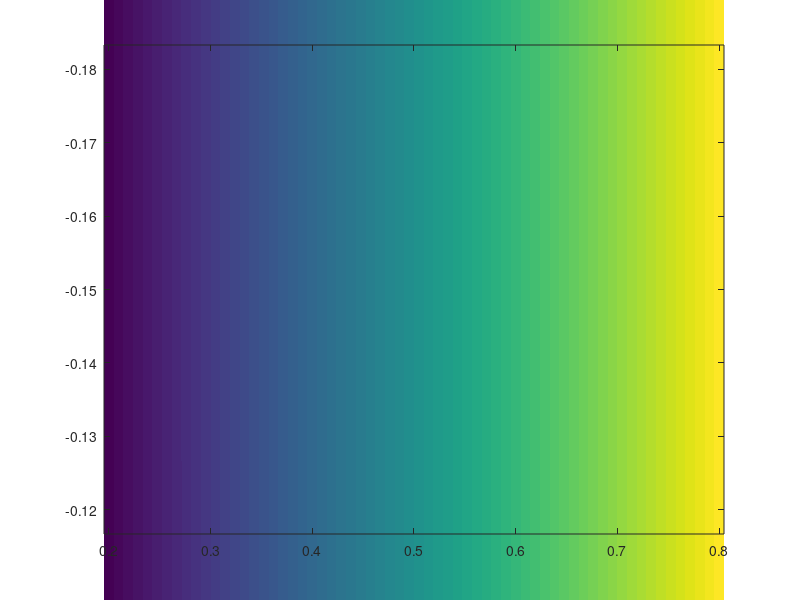

The MATLAB script that drew this image: (Note: this script raises an error after producing the figure.)
% Scale bar
function h = colorscale( varargin )

% arguments
units = '';
x = get( gca, 'XLim' );
y = get( gca, 'YLim' );
x = x(1) + [ .2 .8 ] * ( x(2) - x(1) );
y = y(1) - [ .2 .1 ] * ( y(2) - y(1) );
if nargin >= 1, units = varargin{1}; end
if nargin >= 2, x = varargin{2}; end
if nargin >= 3, y = varargin{3}; end
dx = x(2) - x(1);
dy = y(2) - y(1);

% color image
cmap = colormap;
clim = caxis;
folded = -clim(1) == clim(2) && all( cmap(1,:) == cmap(end,:) );
dc = ( clim(2) - clim(1) ) / ( length( cmap ) - 1 );
if folded, clim(1) = 0; end
imagesc( x, y(1) + [ 1 2 ] / 3 * dy, clim(1):dc:clim(2), 'Clipping', 'off' )

% text
h(1) = text( x(1) - .05 * dx, y(1) + .5 * dy, num2str(clim(1)), 'Hor', 'right' );
h(2) = text( x(2) + .05 * dx, y(1) + .5 * dy, [ num2str(clim(2)) units ], 'Hor', 'left' );
set( h, 'Ver', 'middle', 'Clipping', 'off' )
if nargout == 0, clear h, end

% box
plot( x([1 1 2 2 1]), y([1 2 2 1 1]), 'Clipping', 'off' )
